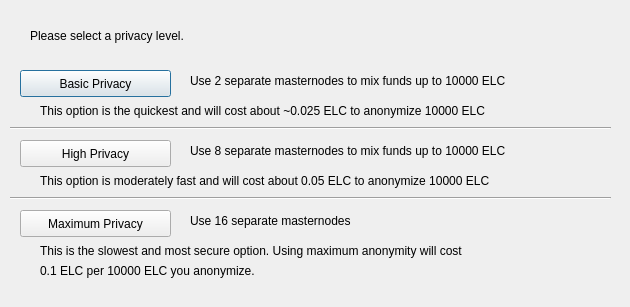
<?xml version="1.0" encoding="UTF-8"?>
<ui version="4.0">
 <class>ObfuscationConfig</class>
 <widget class="QDialog" name="ObfuscationConfig">
  <property name="geometry">
   <rect>
    <x>0</x>
    <y>0</y>
    <width>630</width>
    <height>307</height>
   </rect>
  </property>
  <property name="windowTitle">
   <string>Configure Obfuscation</string>
  </property>
  <widget class="QPushButton" name="buttonBasic">
   <property name="geometry">
    <rect>
     <x>20</x>
     <y>70</y>
     <width>151</width>
     <height>27</height>
    </rect>
   </property>
   <property name="text">
    <string>Basic Privacy</string>
   </property>
  </widget>
  <widget class="QPushButton" name="buttonHigh">
   <property name="geometry">
    <rect>
     <x>20</x>
     <y>140</y>
     <width>151</width>
     <height>27</height>
    </rect>
   </property>
   <property name="text">
    <string>High Privacy</string>
   </property>
  </widget>
  <widget class="QPushButton" name="buttonMax">
   <property name="geometry">
    <rect>
     <x>20</x>
     <y>210</y>
     <width>151</width>
     <height>27</height>
    </rect>
   </property>
   <property name="text">
    <string>Maximum Privacy</string>
   </property>
  </widget>
  <widget class="QLabel" name="label">
   <property name="geometry">
    <rect>
     <x>30</x>
     <y>20</y>
     <width>571</width>
     <height>31</height>
    </rect>
   </property>
   <property name="text">
    <string>Please select a privacy level.</string>
   </property>
  </widget>
  <widget class="QLabel" name="label_2">
   <property name="geometry">
    <rect>
     <x>190</x>
     <y>70</y>
     <width>421</width>
     <height>21</height>
    </rect>
   </property>
   <property name="text">
    <string>Use 2 separate masternodes to mix funds up to 10000 ELC</string>
   </property>
  </widget>
  <widget class="QLabel" name="label_3">
   <property name="geometry">
    <rect>
     <x>190</x>
     <y>140</y>
     <width>411</width>
     <height>21</height>
    </rect>
   </property>
   <property name="text">
    <string>Use 8 separate masternodes to mix funds up to 10000 ELC</string>
   </property>
  </widget>
  <widget class="QLabel" name="label_4">
   <property name="geometry">
    <rect>
     <x>190</x>
     <y>210</y>
     <width>421</width>
     <height>21</height>
    </rect>
   </property>
   <property name="text">
    <string>Use 16 separate masternodes</string>
   </property>
  </widget>
  <widget class="QLabel" name="label_6">
   <property name="geometry">
    <rect>
     <x>40</x>
     <y>100</y>
     <width>561</width>
     <height>21</height>
    </rect>
   </property>
   <property name="text">
    <string>This option is the quickest and will cost about ~0.025 ELC to anonymize 10000 ELC</string>
   </property>
  </widget>
  <widget class="QLabel" name="label_7">
   <property name="geometry">
    <rect>
     <x>40</x>
     <y>170</y>
     <width>561</width>
     <height>21</height>
    </rect>
   </property>
   <property name="text">
    <string>This option is moderately fast and will cost about 0.05 ELC to anonymize 10000 ELC</string>
   </property>
  </widget>
  <widget class="QLabel" name="label_8">
   <property name="geometry">
    <rect>
     <x>40</x>
     <y>240</y>
     <width>561</width>
     <height>21</height>
    </rect>
   </property>
   <property name="text">
    <string>This is the slowest and most secure option. Using maximum anonymity will cost</string>
   </property>
  </widget>
  <widget class="QLabel" name="label_9">
   <property name="geometry">
    <rect>
     <x>40</x>
     <y>260</y>
     <width>561</width>
     <height>21</height>
    </rect>
   </property>
   <property name="text">
    <string>0.1 ELC per 10000 ELC you anonymize.</string>
   </property>
  </widget>
  <widget class="Line" name="line">
   <property name="geometry">
    <rect>
     <x>10</x>
     <y>120</y>
     <width>601</width>
     <height>16</height>
    </rect>
   </property>
   <property name="orientation">
    <enum>Qt::Horizontal</enum>
   </property>
  </widget>
  <widget class="Line" name="line_2">
   <property name="geometry">
    <rect>
     <x>10</x>
     <y>190</y>
     <width>601</width>
     <height>16</height>
    </rect>
   </property>
   <property name="orientation">
    <enum>Qt::Horizontal</enum>
   </property>
  </widget>
 </widget>
 <resources/>
 <connections/>
</ui>
